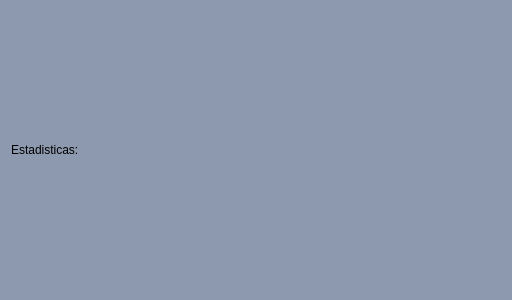
<?xml version="1.0" encoding="UTF-8"?>
<ui version="4.0">
 <class>VistaDiamantes</class>
 <widget class="QWidget" name="VistaDiamantes">
  <property name="geometry">
   <rect>
    <x>0</x>
    <y>0</y>
    <width>512</width>
    <height>300</height>
   </rect>
  </property>
  <property name="palette">
   <palette>
    <active>
     <colorrole role="WindowText">
      <brush brushstyle="SolidPattern">
       <color alpha="255">
        <red>0</red>
        <green>0</green>
        <blue>0</blue>
       </color>
      </brush>
     </colorrole>
     <colorrole role="Button">
      <brush brushstyle="SolidPattern">
       <color alpha="255">
        <red>141</red>
        <green>153</green>
        <blue>174</blue>
       </color>
      </brush>
     </colorrole>
     <colorrole role="Light">
      <brush brushstyle="SolidPattern">
       <color alpha="255">
        <red>213</red>
        <green>228</green>
        <blue>255</blue>
       </color>
      </brush>
     </colorrole>
     <colorrole role="Midlight">
      <brush brushstyle="SolidPattern">
       <color alpha="255">
        <red>177</red>
        <green>190</green>
        <blue>214</blue>
       </color>
      </brush>
     </colorrole>
     <colorrole role="Dark">
      <brush brushstyle="SolidPattern">
       <color alpha="255">
        <red>71</red>
        <green>77</green>
        <blue>87</blue>
       </color>
      </brush>
     </colorrole>
     <colorrole role="Mid">
      <brush brushstyle="SolidPattern">
       <color alpha="255">
        <red>94</red>
        <green>102</green>
        <blue>116</blue>
       </color>
      </brush>
     </colorrole>
     <colorrole role="Text">
      <brush brushstyle="SolidPattern">
       <color alpha="255">
        <red>0</red>
        <green>0</green>
        <blue>0</blue>
       </color>
      </brush>
     </colorrole>
     <colorrole role="BrightText">
      <brush brushstyle="SolidPattern">
       <color alpha="255">
        <red>255</red>
        <green>255</green>
        <blue>255</blue>
       </color>
      </brush>
     </colorrole>
     <colorrole role="ButtonText">
      <brush brushstyle="SolidPattern">
       <color alpha="255">
        <red>0</red>
        <green>0</green>
        <blue>0</blue>
       </color>
      </brush>
     </colorrole>
     <colorrole role="Base">
      <brush brushstyle="SolidPattern">
       <color alpha="255">
        <red>141</red>
        <green>153</green>
        <blue>174</blue>
       </color>
      </brush>
     </colorrole>
     <colorrole role="Window">
      <brush brushstyle="SolidPattern">
       <color alpha="255">
        <red>141</red>
        <green>153</green>
        <blue>174</blue>
       </color>
      </brush>
     </colorrole>
     <colorrole role="Shadow">
      <brush brushstyle="SolidPattern">
       <color alpha="255">
        <red>0</red>
        <green>0</green>
        <blue>0</blue>
       </color>
      </brush>
     </colorrole>
     <colorrole role="AlternateBase">
      <brush brushstyle="SolidPattern">
       <color alpha="255">
        <red>198</red>
        <green>204</green>
        <blue>214</blue>
       </color>
      </brush>
     </colorrole>
     <colorrole role="ToolTipBase">
      <brush brushstyle="SolidPattern">
       <color alpha="255">
        <red>255</red>
        <green>255</green>
        <blue>220</blue>
       </color>
      </brush>
     </colorrole>
     <colorrole role="ToolTipText">
      <brush brushstyle="SolidPattern">
       <color alpha="255">
        <red>0</red>
        <green>0</green>
        <blue>0</blue>
       </color>
      </brush>
     </colorrole>
     <colorrole role="PlaceholderText">
      <brush brushstyle="SolidPattern">
       <color alpha="128">
        <red>0</red>
        <green>0</green>
        <blue>0</blue>
       </color>
      </brush>
     </colorrole>
    </active>
    <inactive>
     <colorrole role="WindowText">
      <brush brushstyle="SolidPattern">
       <color alpha="255">
        <red>0</red>
        <green>0</green>
        <blue>0</blue>
       </color>
      </brush>
     </colorrole>
     <colorrole role="Button">
      <brush brushstyle="SolidPattern">
       <color alpha="255">
        <red>141</red>
        <green>153</green>
        <blue>174</blue>
       </color>
      </brush>
     </colorrole>
     <colorrole role="Light">
      <brush brushstyle="SolidPattern">
       <color alpha="255">
        <red>213</red>
        <green>228</green>
        <blue>255</blue>
       </color>
      </brush>
     </colorrole>
     <colorrole role="Midlight">
      <brush brushstyle="SolidPattern">
       <color alpha="255">
        <red>177</red>
        <green>190</green>
        <blue>214</blue>
       </color>
      </brush>
     </colorrole>
     <colorrole role="Dark">
      <brush brushstyle="SolidPattern">
       <color alpha="255">
        <red>71</red>
        <green>77</green>
        <blue>87</blue>
       </color>
      </brush>
     </colorrole>
     <colorrole role="Mid">
      <brush brushstyle="SolidPattern">
       <color alpha="255">
        <red>94</red>
        <green>102</green>
        <blue>116</blue>
       </color>
      </brush>
     </colorrole>
     <colorrole role="Text">
      <brush brushstyle="SolidPattern">
       <color alpha="255">
        <red>0</red>
        <green>0</green>
        <blue>0</blue>
       </color>
      </brush>
     </colorrole>
     <colorrole role="BrightText">
      <brush brushstyle="SolidPattern">
       <color alpha="255">
        <red>255</red>
        <green>255</green>
        <blue>255</blue>
       </color>
      </brush>
     </colorrole>
     <colorrole role="ButtonText">
      <brush brushstyle="SolidPattern">
       <color alpha="255">
        <red>0</red>
        <green>0</green>
        <blue>0</blue>
       </color>
      </brush>
     </colorrole>
     <colorrole role="Base">
      <brush brushstyle="SolidPattern">
       <color alpha="255">
        <red>141</red>
        <green>153</green>
        <blue>174</blue>
       </color>
      </brush>
     </colorrole>
     <colorrole role="Window">
      <brush brushstyle="SolidPattern">
       <color alpha="255">
        <red>141</red>
        <green>153</green>
        <blue>174</blue>
       </color>
      </brush>
     </colorrole>
     <colorrole role="Shadow">
      <brush brushstyle="SolidPattern">
       <color alpha="255">
        <red>0</red>
        <green>0</green>
        <blue>0</blue>
       </color>
      </brush>
     </colorrole>
     <colorrole role="AlternateBase">
      <brush brushstyle="SolidPattern">
       <color alpha="255">
        <red>198</red>
        <green>204</green>
        <blue>214</blue>
       </color>
      </brush>
     </colorrole>
     <colorrole role="ToolTipBase">
      <brush brushstyle="SolidPattern">
       <color alpha="255">
        <red>255</red>
        <green>255</green>
        <blue>220</blue>
       </color>
      </brush>
     </colorrole>
     <colorrole role="ToolTipText">
      <brush brushstyle="SolidPattern">
       <color alpha="255">
        <red>0</red>
        <green>0</green>
        <blue>0</blue>
       </color>
      </brush>
     </colorrole>
     <colorrole role="PlaceholderText">
      <brush brushstyle="SolidPattern">
       <color alpha="128">
        <red>0</red>
        <green>0</green>
        <blue>0</blue>
       </color>
      </brush>
     </colorrole>
    </inactive>
    <disabled>
     <colorrole role="WindowText">
      <brush brushstyle="SolidPattern">
       <color alpha="255">
        <red>71</red>
        <green>77</green>
        <blue>87</blue>
       </color>
      </brush>
     </colorrole>
     <colorrole role="Button">
      <brush brushstyle="SolidPattern">
       <color alpha="255">
        <red>141</red>
        <green>153</green>
        <blue>174</blue>
       </color>
      </brush>
     </colorrole>
     <colorrole role="Light">
      <brush brushstyle="SolidPattern">
       <color alpha="255">
        <red>213</red>
        <green>228</green>
        <blue>255</blue>
       </color>
      </brush>
     </colorrole>
     <colorrole role="Midlight">
      <brush brushstyle="SolidPattern">
       <color alpha="255">
        <red>177</red>
        <green>190</green>
        <blue>214</blue>
       </color>
      </brush>
     </colorrole>
     <colorrole role="Dark">
      <brush brushstyle="SolidPattern">
       <color alpha="255">
        <red>71</red>
        <green>77</green>
        <blue>87</blue>
       </color>
      </brush>
     </colorrole>
     <colorrole role="Mid">
      <brush brushstyle="SolidPattern">
       <color alpha="255">
        <red>94</red>
        <green>102</green>
        <blue>116</blue>
       </color>
      </brush>
     </colorrole>
     <colorrole role="Text">
      <brush brushstyle="SolidPattern">
       <color alpha="255">
        <red>71</red>
        <green>77</green>
        <blue>87</blue>
       </color>
      </brush>
     </colorrole>
     <colorrole role="BrightText">
      <brush brushstyle="SolidPattern">
       <color alpha="255">
        <red>255</red>
        <green>255</green>
        <blue>255</blue>
       </color>
      </brush>
     </colorrole>
     <colorrole role="ButtonText">
      <brush brushstyle="SolidPattern">
       <color alpha="255">
        <red>71</red>
        <green>77</green>
        <blue>87</blue>
       </color>
      </brush>
     </colorrole>
     <colorrole role="Base">
      <brush brushstyle="SolidPattern">
       <color alpha="255">
        <red>141</red>
        <green>153</green>
        <blue>174</blue>
       </color>
      </brush>
     </colorrole>
     <colorrole role="Window">
      <brush brushstyle="SolidPattern">
       <color alpha="255">
        <red>141</red>
        <green>153</green>
        <blue>174</blue>
       </color>
      </brush>
     </colorrole>
     <colorrole role="Shadow">
      <brush brushstyle="SolidPattern">
       <color alpha="255">
        <red>0</red>
        <green>0</green>
        <blue>0</blue>
       </color>
      </brush>
     </colorrole>
     <colorrole role="AlternateBase">
      <brush brushstyle="SolidPattern">
       <color alpha="255">
        <red>141</red>
        <green>153</green>
        <blue>174</blue>
       </color>
      </brush>
     </colorrole>
     <colorrole role="ToolTipBase">
      <brush brushstyle="SolidPattern">
       <color alpha="255">
        <red>255</red>
        <green>255</green>
        <blue>220</blue>
       </color>
      </brush>
     </colorrole>
     <colorrole role="ToolTipText">
      <brush brushstyle="SolidPattern">
       <color alpha="255">
        <red>0</red>
        <green>0</green>
        <blue>0</blue>
       </color>
      </brush>
     </colorrole>
     <colorrole role="PlaceholderText">
      <brush brushstyle="SolidPattern">
       <color alpha="128">
        <red>0</red>
        <green>0</green>
        <blue>0</blue>
       </color>
      </brush>
     </colorrole>
    </disabled>
   </palette>
  </property>
  <property name="windowTitle">
   <string>Form</string>
  </property>
  <property name="autoFillBackground">
   <bool>true</bool>
  </property>
  <layout class="QGridLayout" name="gridLayout">
   <item row="0" column="0">
    <layout class="QVBoxLayout" name="Layout_stats">
     <item>
      <widget class="QLabel" name="label">
       <property name="styleSheet">
        <string notr="true">background-color: rgb(141, 153, 174);
border-color: rgb(141, 153, 174);
gridline-color: rgb(141, 153, 174);</string>
       </property>
       <property name="text">
        <string>Estadisticas:</string>
       </property>
      </widget>
     </item>
    </layout>
   </item>
   <item row="0" column="1" colspan="2">
    <layout class="QVBoxLayout" name="Layout_graf1_Act"/>
   </item>
   <item row="1" column="0">
    <layout class="QVBoxLayout" name="Layout_graf2_CatBar"/>
   </item>
   <item row="1" column="1">
    <layout class="QVBoxLayout" name="Layout_graf3_CatPie"/>
   </item>
   <item row="1" column="2">
    <layout class="QVBoxLayout" name="Layout_graf4_CatPlot"/>
   </item>
  </layout>
 </widget>
 <resources/>
 <connections/>
</ui>
